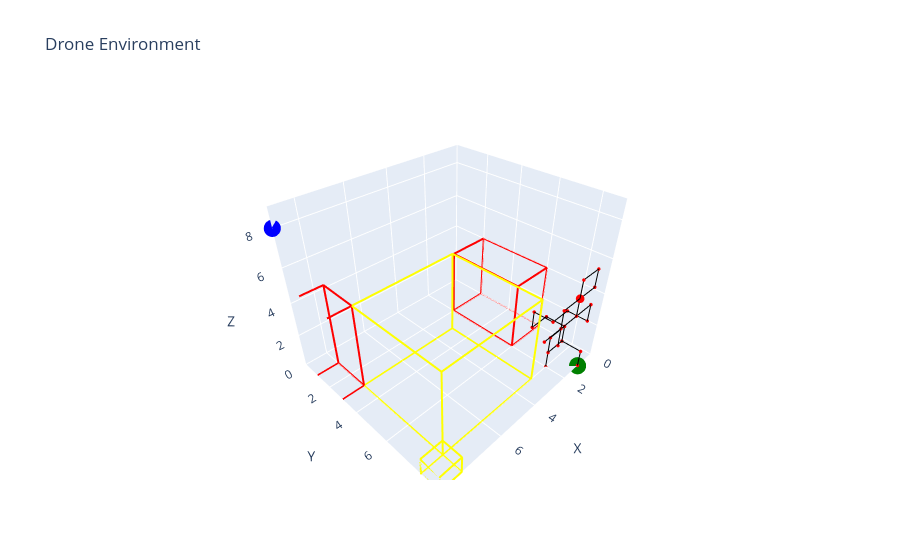

Notebook code cell kept with this figure:
### Code cell
# [PATCHED] from google.colab import drive
# [PATCHED] drive.mount('./')
# صنف استيراد ملفات الشيفرة
import nbformat
# مسار ملف الصنف
class_file_path = './(05) 02 03 DroneEnv.ipynb'
# تحميل ملف شيفرة الصنف
# تحميل ملف شيفرة الصنف
with open(class_file_path, 'r', encoding='utf-8') as f:
    notebook = nbformat.read(f, as_version=4)
# تنفيذ خلايا الشيفرة
for cell in notebook.cells:
    if cell.cell_type == "code":
        try:
            exec(cell.source)
        except Exception as e:
            print(f"Error executing cell: {e}")

### Figure 1 — Plotly figure (JSON) as saved in the notebook; plotly's stock layout.template omitted (floating-point values rounded to 4 significant figures)
{"data": [{"line": {"color": "yellow", "width": 4}, "mode": "lines", "name": "Building", "showlegend": false, "type": "scatter3d", "x": [3, 8, 8, 3], "y": [3, 3, 8, 8], "z": [0, 0, 0, 0]}, {"line": {"color": "yellow", "width": 4}, "mode": "lines", "name": "Building", "showlegend": false, "type": "scatter3d", "x": [3, 8, 8, 3], "y": [3, 3, 8, 8], "z": [5, 5, 5, 5]}, {"line": {"color": "yellow", "width": 4}, "mode": "lines", "name": "Building", "showlegend": false, "type": "scatter3d", "x": [3, 8, 8, 3], "y": [3, 3, 3, 3], "z": [0, 0, 5, 5]}, {"line": {"color": "yellow", "width": 4}, "mode": "lines", "name": "Building", "showlegend": false, "type": "scatter3d", "x": [8, 8, 8, 8], "y": [3, 8, 8, 3], "z": [0, 0, 5, 5]}, {"line": {"color": "yellow", "width": 4}, "mode": "lines", "name": "Building", "showlegend": false, "type": "scatter3d", "x": [8, 3, 3, 8], "y": [8, 8, 8, 8], "z": [0, 0, 5, 5]}, {"line": {"color": "yellow", "width": 4}, "mode": "lines", "name": "Building", "showlegend": false, "type": "scatter3d", "x": [3, 3, 3, 3], "y": [8, 3, 3, 8], "z": [0, 0, 5, 5]}, {"line": {"color": "yellow", "width": 4}, "mode": "lines", "name": "Building", "showlegend": false, "type": "scatter3d", "x": [8, 9, 9, 8], "y": [8, 8, 9, 9], "z": [0, 0, 0, 0]}, {"line": {"color": "yellow", "width": 4}, "mode": "lines", "name": "Building", "showlegend": false, "type": "scatter3d", "x": [8, 9, 9, 8], "y": [8, 8, 9, 9], "z": [1, 1, 1, 1]}, {"line": {"color": "yellow", "width": 4}, "mode": "lines", "name": "Building", "showlegend": false, "type": "scatter3d", "x": [8, 9, 9, 8], "y": [8, 8, 8, 8], "z": [0, 0, 1, 1]}, {"line": {"color": "yellow", "width": 4}, "mode": "lines", "name": "Building", "showlegend": false, "type": "scatter3d", "x": [9, 9, 9, 9], "y": [8, 9, 9, 8], "z": [0, 0, 1, 1]}, {"line": {"color": "yellow", "width": 4}, "mode": "lines", "name": "Building", "showlegend": false, "type": "scatter3d", "x": [9, 8, 8, 9], "y": [9, 9, 9, 9], "z": [0, 0, 1, 1]}, {"line": {"color": "yellow", "width": 4}, "mode": "lines", "name": "Building", "showlegend": false, "type": "scatter3d", "x": [8, 8, 8, 8], "y": [9, 8, 8, 9], "z": [0, 0, 1, 1]}, {"line": {"color": "red", "width": 4}, "mode": "lines", "name": "Building", "showlegend": false, "type": "scatter3d", "x": [0, 2, 2, 0], "y": [2, 2, 6, 6], "z": [0, 0, 0, 0]}, {"line": {"color": "red", "width": 4}, "mode": "lines", "name": "Building", "showlegend": false, "type": "scatter3d", "x": [0, 2, 2, 0], "y": [2, 2, 6, 6], "z": [4, 4, 4, 4]}, {"line": {"color": "red", "width": 4}, "mode": "lines", "name": "Building", "showlegend": false, "type": "scatter3d", "x": [0, 2, 2, 0], "y": [2, 2, 2, 2], "z": [0, 0, 4, 4]}, {"line": {"color": "red", "width": 4}, "mode": "lines", "name": "Building", "showlegend": false, "type": "scatter3d", "x": [2, 2, 2, 2], "y": [2, 6, 6, 2], "z": [0, 0, 4, 4]}, {"line": {"color": "red", "width": 4}, "mode": "lines", "name": "Building", "showlegend": false, "type": "scatter3d", "x": [2, 0, 0, 2], "y": [6, 6, 6, 6], "z": [0, 0, 4, 4]}, {"line": {"color": "red", "width": 4}, "mode": "lines", "name": "Building", "showlegend": false, "type": "scatter3d", "x": [0, 0, 0, 0], "y": [6, 2, 2, 6], "z": [0, 0, 4, 4]}, {"line": {"color": "red", "width": 4}, "mode": "lines", "name": "Building", "showlegend": false, "type": "scatter3d", "x": [8, 10, 10, 8], "y": [1, 1, 3, 3], "z": [0, 0, 0, 0]}, {"line": {"color": "red", "width": 4}, "mode": "lines", "name": "Building", "showlegend": false, "type": "scatter3d", "x": [8, 10, 10, 8], "y": [1, 1, 3, 3], "z": [5, 5, 5, 5]}, {"line": {"color": "red", "width": 4}, "mode": "lines", "name": "Building", "showlegend": false, "type": "scatter3d", "x": [8, 10, 10, 8], "y": [1, 1, 1, 1], "z": [0, 0, 5, 5]}, {"line": {"color": "red", "width": 4}, "mode": "lines", "name": "Building", "showlegend": false, "type": "scatter3d", "x": [10, 10, 10, 10], "y": [1, 3, 3, 1], "z": [0, 0, 5, 5]}, {"line": {"color": "red", "width": 4}, "mode": "lines", "name": "Building", "showlegend": false, "type": "scatter3d", "x": [10, 8, 8, 10], "y": [3, 3, 3, 3], "z": [0, 0, 5, 5]}, {"line": {"color": "red", "width": 4}, "mode": "lines", "name": "Building", "showlegend": false, "type": "scatter3d", "x": [8, 8, 8, 8], "y": [3, 1, 1, 3], "z": [0, 0, 5, 5]}, {"marker": {"color": "green", "size": 10}, "mode": "markers", "name": "Start", "showlegend": false, "type": "scatter3d", "x": [1], "y": [9], "z": [0]}, {"marker": {"color": "blue", "size": 10}, "mode": "markers", "name": "Goal", "showlegend": false, "type": "scatter3d", "x": [9], "y": [0], "z": [8]}, {"line": {"color": "black", "width": 2}, "marker": {"color": "red", "size": 2}, "mode": "lines+markers", "name": "Drone Path", "showlegend": false, "type": "scatter3d", "x": [1, 1, 1, 2, 2, 1, 2, 2, 2, 2, 1, 1, 1, 2, 2, 2, 1, 1, 1, 2, 3, 4, 3, 3, 3, 3, 3, 3, 2, 1, 1, 2, 2, 2, 2], "y": [9, 9, 8, 8, 8, 8, 8, 8, 8, 8, 8, 8, 7, 7, 7, 8, 8, 9, 9, 9, 9, 9, 9, 9, 9, 9, 9, 9, 9, 9, 9, 9, 9, 9, 9], "z": [0, 1, 1, 1, 2, 2, 2, 1, 0, 1, 1, 2, 2, 2, 3, 3, 3, 3, 4, 4, 4, 4, 4, 3, 4, 3, 4, 5, 5, 5, 6, 6, 5, 4, 5]}, {"marker": {"color": "red", "size": 5}, "mode": "markers", "name": "Drone", "showlegend": false, "type": "scatter3d", "x": [2], "y": [9], "z": [5]}], "layout": {"scene": {"domain": {"x": [0, 1], "y": [0, 1]}, "xaxis": {"range": [0, 9], "title": {"text": "X"}}, "yaxis": {"range": [0, 9], "title": {"text": "Y"}}, "zaxis": {"range": [0, 9], "title": {"text": "Z"}}}, "title": {"text": "Drone Environment"}}}
